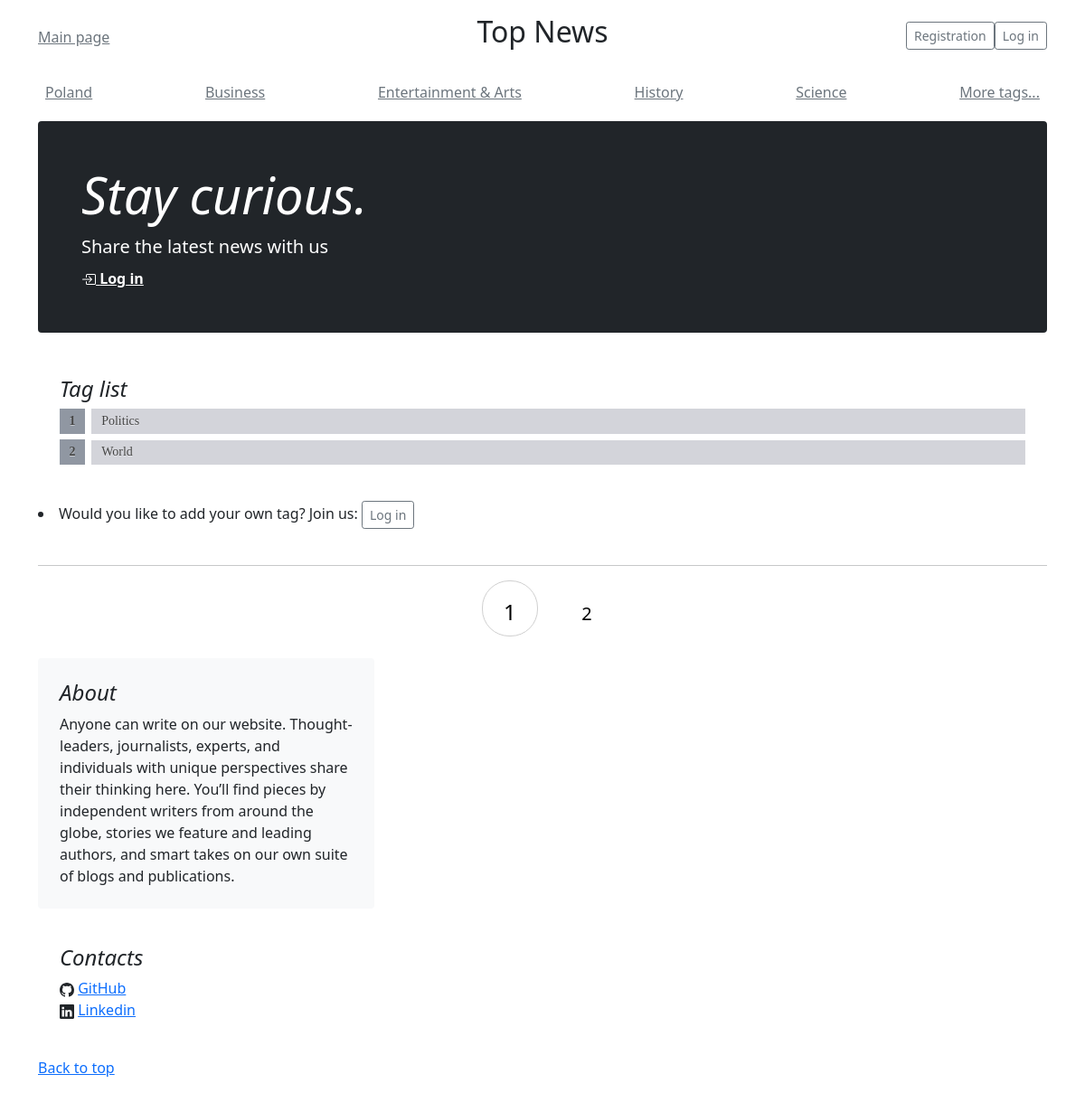
The page /tags/?page=2 on the database its author committed.
### news/models.py (models this page shows, shortened)
class CategoryArticle(models.Model):
    name_category = models.CharField(max_length=30, verbose_name='Name tags')
    slug = models.SlugField(max_length=35, unique=True, db_index=True, verbose_name='URL', blank=True)
    create = models.DateTimeField(auto_now_add=True, verbose_name='Time of creation')
    def __str__(self):
        return f'{self.name_category}'
    class Meta:
        ordering = ('-create',)

### news/views.py (the view)
# urls.py: path('tags/', TagsListVies.as_view(),  name='tags'),
class TagsListVies(ListView):
    model = CategoryArticle
    template_name = 'news/tags/tags.html'
    context_object_name = 'tags_list'
    paginate_by = 5
    def get_context_data(self, *, objects_list=None, **kwargs):
        context = super().get_context_data(**kwargs)
        context['title'] = 'List tags'
        return context

### news/templatetags/news_medium_tags.py (called while the page is built)
@register.simple_tag()
def get_5_tags():
    return CategoryArticle.objects.all().only('name_category', 'slug')[:5]

### news/templates/news/tags/tags.html (shortened to what this page needs)
{% extends 'news/base.html' %}
{% block content %}
    <div class="p-4">
        <h4 class="fst-italic">Tag list</h4>
        <ol class="rectangle">
            {% for tag in tags_list %}
                <li><a href="{{ tag.slug }}">{{ tag.name_category }}</a></li>
            {% endfor %}
        </ol>
    </div>
    {% if request.user.is_authenticated %}
        <a href="{% url 'add_tag' %}" class="btn btn-sm btn-outline-secondary">Add tag</a></li>
    {% else %}
    <li>Would you like to add your own tag? Join us: <a href="{% url 'login' %}" class="btn btn-sm btn-outline-secondary">Log in</a></li>
    {% endif %}
{% endblock %}

### news/templates/news/base.html (shortened to what this page needs)
{% load static %}
{% load news_medium_tags %}
{% load embed_video_tags %}
<!DOCTYPE html>
<html lang="en">
<head>
    <link rel="stylesheet" href="https://cdn.jsdelivr.net/npm/bootstrap@5.1.3/dist/css/bootstrap.min.css">
    <link rel="stylesheet" href="{% static 'news_medium/css/main.css' %}">
</head>
<body>
<div class="container">
    <header class="blog-header py-3">
        <div class="row flex-nowrap justify-content-between align-items-center">
            <div class="col-4 pt-1">
                <a class="link-secondary" href="{% url 'article_list' %}">Main page</a>
            </div>
            <div class="col-4 text-center">
                <h2>Top News</h2>
            </div>
            <div class="col-4 d-flex justify-content-end align-items-center">
                {% if request.user.is_authenticated %}
                    <aclass="btn btn-sm btn-outline-secondary">user: <strong>{{ user.username }}</strong></a>
                    <a href="{% url 'logout' %}" class="btn btn-sm btn-outline-secondary">Log out</a>
                {% else %}
                    <a href="{% url 'register' %}" class="btn btn-sm btn-outline-secondary">Registration</a>
                    <a href="{% url 'login' %}" class="btn btn-sm btn-outline-secondary">Log in</a>
                {% endif %}
            </div>
        </div>
    </header>
    {% get_5_tags as tags_article %}
    <div class="nav-scroller py-1 mb-2">
        <nav class="nav d-flex justify-content-between">
            {% for tag in tags_article %}
                <a class="p-2 link-secondary" href="/tags/{{ tag.slug }}">{{ tag }}</a>
            {% empty %}
                <a class="p-2 link-secondary" href="#">No tags</a>
            {% endfor %}
            <a class="p-2 link-secondary" href="{% url 'tags' %}">More tags...</a>
        </nav>
    </div>
</div>
<main class="container">
    <div class="p-4 p-md-5 mb-4 text-white rounded bg-dark">
        <div class="col-md-6 px-0">
            <h1 class="display-4 fst-italic">Stay curious.</h1>
            <p class="lead my-2">Share the latest news with us</p>
            {% if request.user.is_authenticated %}
                <a href="{% url 'add_article' %}" class="text-white fw-bold">
                    <svg xmlns="http://www.w3.org/2000/svg" width="16" height="16" fill="currentColor"
                         class="bi bi-plus-circle" viewBox="0 0 16 16">
                        <path d="M8 15A7 7 0 1 1 8 1a7 7 0 0 1 0 14zm0 1A8 8 0 1 0 8 0a8 8 0 0 0 0 16z"/>
                        <path d="M8 4a.5.5 0 0 1 .5.5v3h3a.5.5 0 0 1 0 1h-3v3a.5.5 0 0 1-1 0v-3h-3a.5.5 0 0 1 0-1h3v-3A.5.5 0 0 1 8 4z"/>
                    </svg>
                    Add post</a>
            {% else %}
                <a href="{% url 'login' %}" class="text-white fw-bold">
                    Log in</a>
            {% endif %}
        </div>
    </div>
    {% block content %}
    {% endblock %}
<br/>
<hr/>
    {% if page_obj.has_other_pages %}
        <nav class="list-pages">
            <ul>
                {% for p in paginator.page_range %}
                    {% if page_obj.number == p %}
                        <li class="page-num page-num-selected">{{ p }}</li>
                    {% elif p >= page_obj.number|add:-2 and p <= page_obj.number|add:2 %}
                        <li class='page-num'>
                            <a href="?page={{ p }}">{{ p }}</a>
                        </li>
                    {% endif %}
                {% endfor %}
            </ul>
        </nav>
    {% endif %}
    <div class="col-md-4">
        <div class="position-sticky" style="top: 2rem;">
            <div class="p-4 mb-3 bg-light rounded">
                <h4 class="fst-italic">About</h4>
                <p class="mb-0">Anyone can write on our website. Thought-leaders, journalists, experts, and individuals
                    with
                    unique perspectives share their thinking here. You’ll find pieces by independent writers from around
                    the globe, stories we feature and leading authors, and smart takes on our own suite of blogs and
                    publications.</p>
            </div>
            <div class="p-4">
                <h4 class="fst-italic">Сontacts</h4>
                <ol class="list-unstyled">
                    <li>
                        <a href="https://github.com/Lavliet90"> GitHub</a></li>
                    <li>
                        <a href="https://www.linkedin.com/in/yan-alsheuski-63066b221/"> Linkedin</a></li>
                </ol>
            </div>
        </div>
    </div>
    <footer class="blog-footer">
        <p>
            <a href="#">Back to top</a>
        </p>
    </footer>
</main>
</body>
</html>

### news/static/news_medium/css/main.css (style rules this page uses)
.list-pages .page-num, .page-num-selected { display: inline-block; width: 60px; height: 44px; padding: 16px 0 0 0; border: 1px solid #d0d0d0; border-radius: 30px; }
.list-pages .page-num-selected { border: none; color: #000; font-size: 20px; }
.list-pages { text-align: center; margin: 0 0 20px 0; }
.list-pages ul li { display: inline-block; margin: 0 20px 0 0; box-sizing: content-box; }
.list-pages a { color: #000; font-size: 24px; text-decoration: none; box-sizing: content-box; }
.list-pages { text-align: center; margin: 0 0 20px 0; box-sizing: content-box }
.rectangle { counter-reset: li; list-style: none; font: 14px "Trebuchet MS", "Lucida Sans"; padding: 0; text-shadow: 0 1px 0 rgba(255, 255, 255, .5); }
.rectangle a { position: relative; display: block; padding: .4em .4em .4em .8em; margin: .5em 0 .5em 2.5em; background: #D3D4DA; color: #444; text-decoration: none; transition: all .3s ease-out; }
.rectangle a:before { content: counter(li); counter-increment: li; position: absolute; left: -2.5em; top: 50%; margin-top: -1em; background: #9097A2; height: 2em; width: 2em; line-height: 2em; text-align: center; font-weight: bold; }
.rectangle a:after { position: absolute; content: ""; border: .5em solid transparent; left: -1em; top: 50%; margin-top: -.5em; transition: all .3s ease-out; }

### rows shown on the page
CategoryArticle: name_category "Poland"
CategoryArticle: name_category "Business"
CategoryArticle: name_category "Entertainment & Arts"
CategoryArticle: name_category "History"
CategoryArticle: name_category "Science"
CategoryArticle: name_category "Politics"
CategoryArticle: name_category "World"

### other values the page prints
{{ p }} "1"
{{ p }} "2"
